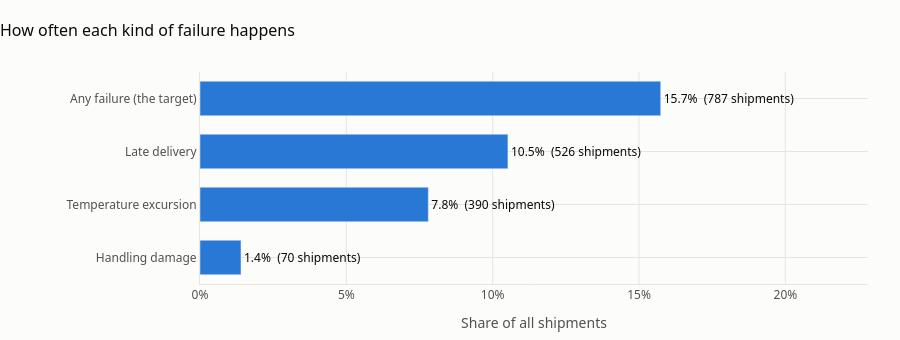

The cell this chart's notebook holds for it:
### Markdown cell above
## Part B. Exploring the clean file

From here on we only use the clean file. The question for every chart is the same: **what is different about the shipments that fail?**

### 5. How often do shipments fail, and how?

A shipment counts as failed if any of three things happens: it arrives after the delivery window, its temperature goes out of range, or it is damaged in handling.

### Code cell
outcomes = {
    "Any failure (the target)": "Shipment_Failure",
    "Late delivery": "Late_Delivery",
    "Temperature excursion": "Temperature_Excursion",
    "Handling damage": "Handling_Damage",
}
rates = pd.Series({label: clean[col].mean() for label, col in outcomes.items()}).sort_values()
counts = pd.Series({label: int(clean[col].sum()) for label, col in outcomes.items()})[rates.index]

fig = go.Figure(go.Bar(
    x=rates.values, y=rates.index, orientation="h", marker_color=BLUE,
    text=[f"{r:.1%}  ({c:,} shipments)" for r, c in zip(rates, counts)],
    textposition="outside", textfont=dict(color=INK), cliponaxis=False,
    hovertemplate="%{y}: %{x:.1%}<extra></extra>",
))
fig.update_xaxes(tickformat=".0%", range=[0, rates.max() * 1.45], title_text="Share of all shipments")
style(fig, "How often each kind of failure happens", height=340)
fig.update_layout(bargap=0.35, margin=dict(l=200))
fig.show()

failed = clean[clean["Shipment_Failure"] == 1]
n_types = failed[["Late_Delivery", "Temperature_Excursion", "Handling_Damage"]].sum(axis=1)
print(f"Failed shipments: {len(failed):,} of {len(clean):,} ({len(failed) / len(clean):.1%})")
print(f"Failed in more than one way at once: {(n_types > 1).sum():,} ({(n_types > 1).mean():.0%} of failures)")

### Figure 1 — Plotly figure (JSON) as saved in the notebook; plotly's stock layout.template omitted (floating-point values rounded to 4 significant figures)
{"data": [{"cliponaxis": false, "hovertemplate": "%{y}: %{x:.1%}<extra></extra>", "marker": {"color": "#2a78d6"}, "orientation": "h", "text": ["1.4%  (70 shipments)", "7.8%  (390 shipments)", "10.5%  (526 shipments)", "15.7%  (787 shipments)"], "textfont": {"color": "#0b0b0b"}, "textposition": "outside", "type": "bar", "x": [0.014, 0.078, 0.1052, 0.1574], "y": ["Handling damage", "Temperature excursion", "Late delivery", "Any failure (the target)"]}], "layout": {"bargap": 0.35, "font": {"color": "#52514e", "family": "Segoe UI, Arial, sans-serif", "size": 12}, "height": 340, "hoverlabel": {"bgcolor": "white", "font": {"color": "#0b0b0b"}}, "margin": {"b": 56, "l": 200, "r": 32, "t": 72}, "paper_bgcolor": "#fcfcfb", "plot_bgcolor": "#fcfcfb", "title": {"font": {"color": "#0b0b0b", "size": 16}, "text": "How often each kind of failure happens", "x": 0, "xanchor": "left"}, "xaxis": {"gridcolor": "#e6e5e1", "linecolor": "#e6e5e1", "range": [0, 0.2282], "tickformat": ".0%", "title": {"text": "Share of all shipments"}, "zeroline": false}, "yaxis": {"gridcolor": "#e6e5e1", "linecolor": "#e6e5e1", "zeroline": false}}}
